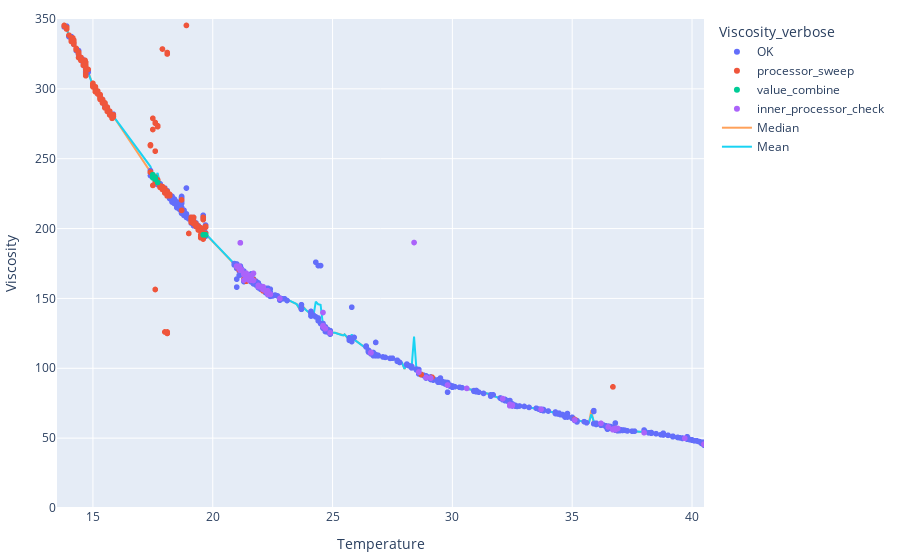

The cell this chart's notebook holds for it:
### Code cell
fig = go.Figure()
fig = px.scatter(
    dfs,
    x="Temperature",
    y="Viscosity",
    color='Viscosity_verbose',
)

fig.add_traces([
    go.Scatter(name='Median',
               x=T_goupT.max(),
               y=T_groupV.median(),
               mode='lines'),
    go.Scatter(name='Mean', x=T_goupT.max(), y=T_groupV.mean(), mode='lines'),
    # go.Scatter(
    #     name='Errors',
    #     x=T_goupT2.max(),
    #     y=T_groupV2.mean(),
    #     mode='markers',
    # ),
])
fig.update_layout(xaxis=dict(range=(13.5, 40.5)),
                  yaxis=dict(range=(0, 350)),
                  margin=dict(l=10, r=10, b=10, t=10, pad=0))
fig.show()

### Figure 1 — Plotly figure (JSON) as saved in the notebook; plotly's stock layout.template omitted (floating-point values rounded to 4 significant figures; data arrays with more than 128 entries replaced by an {"elided": "..."} marker saying what was removed)
{"data": [{"hovertemplate": "Viscosity_verbose=OK<br>Temperature=%{x}<br>Viscosity=%{y}<extra></extra>", "legendgroup": "OK", "marker": {"color": "#636efa", "symbol": "circle"}, "mode": "markers", "name": "OK", "showlegend": true, "type": "scattergl", "x": {"elided": "3612 float values"}, "xaxis": "x", "y": {"elided": "3612 float values"}, "yaxis": "y"}, {"hovertemplate": "Viscosity_verbose=processor_sweep<br>Temperature=%{x}<br>Viscosity=%{y}<extra></extra>", "legendgroup": "processor_sweep", "marker": {"color": "#EF553B", "symbol": "circle"}, "mode": "markers", "name": "processor_sweep", "showlegend": true, "type": "scattergl", "x": {"elided": "809 float values"}, "xaxis": "x", "y": {"elided": "809 float values"}, "yaxis": "y"}, {"hovertemplate": "Viscosity_verbose=value_combine<br>Temperature=%{x}<br>Viscosity=%{y}<extra></extra>", "legendgroup": "value_combine", "marker": {"color": "#00cc96", "symbol": "circle"}, "mode": "markers", "name": "value_combine", "showlegend": true, "type": "scattergl", "x": [17.5, 17.5, 17.5, 17.5, 17.5, 17.5, 17.5, 17.5, 17.5, 17.5, 17.5, 17.5, 17.6, 17.6, 17.6, 17.6, 17.6, 17.6, 17.6, 17.6, 17.6, 17.7, 19.6, 19.6, 19.7, 19.7, 19.7], "xaxis": "x", "y": [238.4, 238.4, 238.4, 238.4, 238.4, 236.4, 238.4, 236.4, 236.4, 238.4, 238.4, 238.4, 236.4, 235.4, 236.4, 235.4, 235.4, 235.4, 235.4, 235.4, 235.4, 233, 195.5, 195.5, 195.5, 195.5, 195.5], "yaxis": "y"}, {"hovertemplate": "Viscosity_verbose=inner_processor_check<br>Temperature=%{x}<br>Viscosity=%{y}<extra></extra>", "legendgroup": "inner_processor_check", "marker": {"color": "#ab63fa", "symbol": "circle"}, "mode": "markers", "name": "inner_processor_check", "showlegend": true, "type": "scattergl", "x": {"elided": "154 float values"}, "xaxis": "x", "y": {"elided": "154 float values"}, "yaxis": "y"}, {"mode": "lines", "name": "Median", "type": "scatter", "x": {"elided": "256 float values"}, "y": {"elided": "256 float values"}}, {"mode": "lines", "name": "Mean", "type": "scatter", "x": {"elided": "256 float values"}, "y": {"elided": "256 float values"}}], "layout": {"legend": {"title": {"text": "Viscosity_verbose"}, "tracegroupgap": 0}, "margin": {"b": 10, "l": 10, "pad": 0, "r": 10, "t": 10}, "xaxis": {"anchor": "y", "domain": [0, 1], "range": [13.5, 40.5], "title": {"text": "Temperature"}}, "yaxis": {"anchor": "x", "domain": [0, 1], "range": [0, 350], "title": {"text": "Viscosity"}}}}
